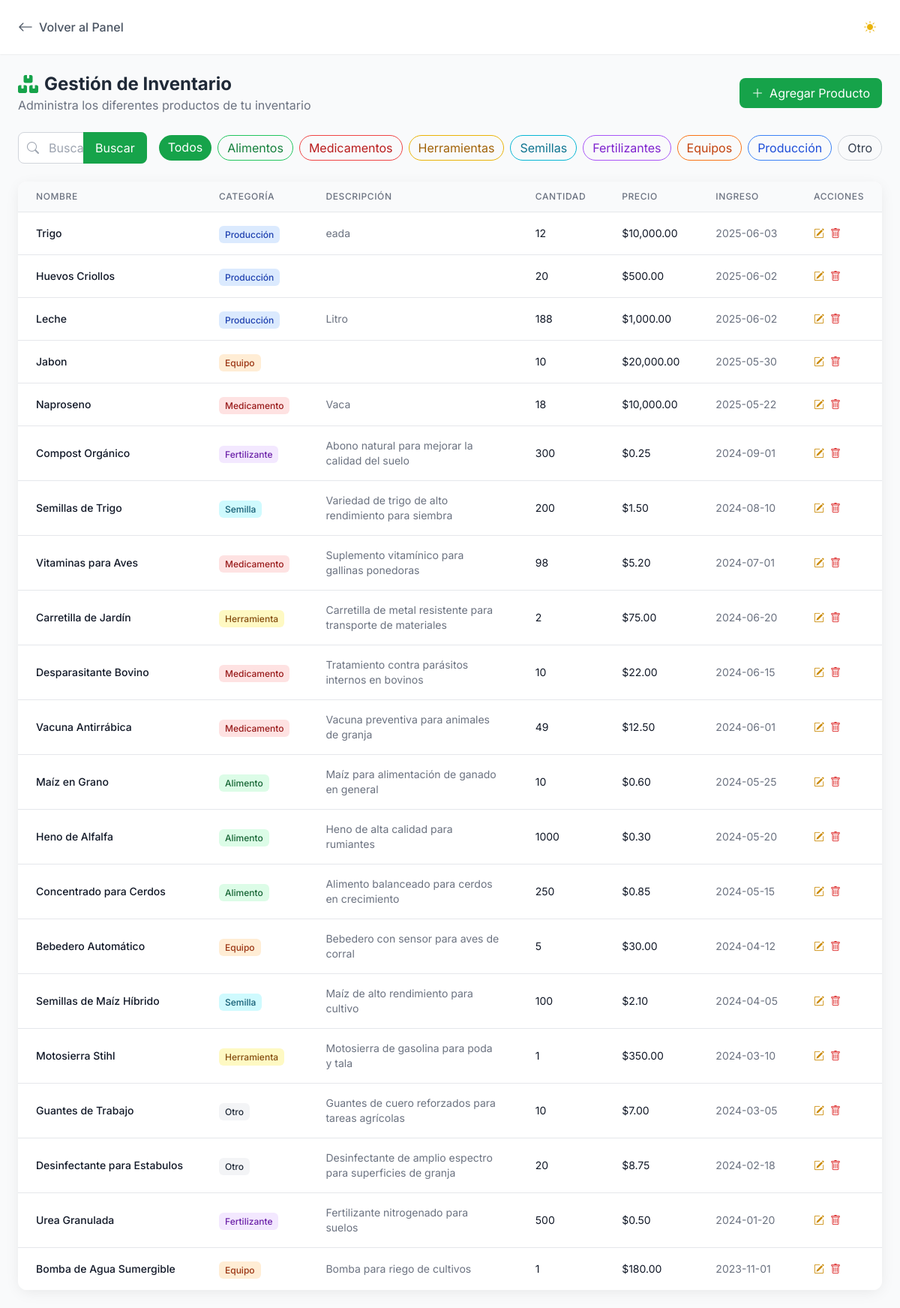
/modulos/inventario.php (signed in), run on the app's committed database.
### tables this page shows
CREATE TABLE `inventario` (
  `id` int(11) NOT NULL,
  `tipo` enum('alimento','medicamento','herramienta','semilla','fertilizante','equipo','produccion','otro') NOT NULL,
  `nombre` varchar(100) DEFAULT NULL,
  `cantidad` int(11) DEFAULT NULL,
  `unidad` varchar(50) DEFAULT NULL,
  `fecha_vencimiento` date DEFAULT NULL,
  `descripcion` text DEFAULT NULL,
  `fecha_ingreso` date NOT NULL,
  `precio` decimal(10,2) NOT NULL
);

### modulos/inventario.php (the view, shortened to what this page needs)
<?php
include '../db.php';
$tipo_filtro = isset($_GET['tipo']) ? $_GET['tipo'] : null;
$buscar_termino = isset($_GET['buscar']) ? $_GET['buscar'] : null;
$sql = "SELECT * FROM inventario";
$params = [];
$sql .= " ORDER BY fecha_ingreso DESC";
try {
    $stmt = $conn->prepare($sql);
    $stmt->execute($params);
    $productos = $stmt->fetchAll(PDO::FETCH_ASSOC);
} catch (PDOException $e) {
    $productos = [];
    error_log("Error de base de datos en inventario.php: " . $e->getMessage());
}
function getNombreCategoria($tipo)
{
    $nombres = [
        'alimento' => 'Alimento',
        'medicamento' => 'Medicamento',
        'herramienta' => 'Herramienta',
        'semilla' => 'Semilla',
        'fertilizante' => 'Fertilizante',
        'equipo' => 'Equipo',
        'produccion' => 'Producción',
        'otro' => 'Otro'
    ];
    return $nombres[$tipo] ?? $tipo;
}
?>
<!DOCTYPE html>
<html lang="es" class="h-full">
<head>
    <script src="https://cdn.tailwindcss.com"></script>
    <link rel="stylesheet" href="https://cdn.jsdelivr.net/npm/bootstrap-icons@1.11.3/font/bootstrap-icons.min.css">
    <link href="https://cdnjs.cloudflare.com/ajax/libs/font-awesome/6.0.0/css/all.min.css" rel="stylesheet">
</head>
<body x-data="appData()" class="h-full bg-gray-50 dark:bg-gray-900 font-sans text-gray-800 dark:text-gray-100 transition-colors duration-200">
    <div class="min-h-full">
        <header class="bg-white dark:bg-gray-800 shadow-sm sticky top-0 z-40">
            <div class="px-6 py-4 flex justify-between items-center">
                <div class="flex items-center space-x-4">
                    <a href="../dashboard.php" class="flex items-center text-gray-600 dark:text-gray-300 hover:text-primary-600 dark:hover:text-primary-400">
                        <i class="bi bi-arrow-left text-xl mr-2"></i>
                        <span class="font-medium">Volver al Panel</span>
                    </a>
                </div>
                <div class="flex items-center space-x-4">
                    <div class="hidden md:flex items-center space-x-4">
                        <div class="relative">
                            <button id="theme-toggle" class="p-2 rounded-full hover:bg-gray-100 dark:hover:bg-gray-700 focus:outline-none" @click="toggleTheme()">
                                <i class="bi bi-sun-fill text-yellow-500 dark:hidden"></i>
                            </button>
                        </div>
                    </div>
                </div>
            </div>
        </header>
        <main class="p-6">
            <div class="flex flex-col md:flex-row justify-between items-start md:items-center mb-6">
                <div>
                    <h1 class="text-2xl font-bold flex items-center">
                        <i class="fas fa-boxes text-primary-600 mr-2"></i> Gestión de Inventario
                    </h1>
                    <p class="text-gray-500 dark:text-gray-400">Administra los diferentes productos de tu inventario</p>
                </div>
                <div class="mt-4 md:mt-0 flex space-x-3">
                    <button @click="openModalAgregar = true" class="flex items-center justify-center px-4 py-2 bg-primary-600 hover:bg-primary-700 text-white rounded-lg transition-colors duration-200">
                        <i class="bi bi-plus-lg mr-2"></i>
                        Agregar Producto
                    </button>
                </div>
            </div>
            <div class="flex flex-col md:flex-row justify-between items-start md:items-center mb-6 space-y-4 md:space-y-0 md:space-x-4">
                <form action="inventario.php" method="GET" class="w-full md:w-auto flex-grow">
                    <div class="relative max-w-md">
                        <div class="absolute inset-y-0 left-0 pl-3 flex items-center pointer-events-none">
                        </div>
                        <input type="text" name="buscar" class="block w-full pl-10 pr-12 py-2 border border-gray-300 dark:border-gray-600 dark:bg-gray-700 rounded-lg focus:ring-primary-500 focus:border-primary-500" placeholder="Buscar por nombre o descripción" value="<?= htmlspecialchars($buscar_termino ?? '') ?>">
                        <div class="absolute inset-y-0 right-0 flex items-center">
                            <button type="submit" class="px-4 h-full bg-primary-600 text-white rounded-r-lg hover:bg-primary-700 focus:outline-none">
                                Buscar
                            </button>
                        </div>
                    </div>
                </form>
                <div class="flex space-x-2 overflow-x-auto pb-2 md:pb-0 flex-shrink-0">
                    <a href="inventario.php?<?= $buscar_termino ? 'buscar=' . htmlspecialchars($buscar_termino) . '&' : '' ?>tipo=todos" class="px-3 py-1 rounded-full transition-colors duration-200 <?= ($tipo_filtro === null || $tipo_filtro === 'todos') ? 'bg-primary-600 text-white' : 'border border-gray-300 dark:border-gray-600 text-gray-700 dark:text-gray-300 hover:bg-gray-100 dark:hover:bg-gray-700' ?>">Todos</a>
                    <a href="inventario.php?<?= $buscar_termino ? 'buscar=' . htmlspecialchars($buscar_termino) . '&' : '' ?>tipo=alimento" class="px-3 py-1 rounded-full transition-colors duration-200 <?= ($tipo_filtro === 'alimento') ? 'bg-green-600 text-white' : 'border border-green-500 text-green-700 hover:bg-green-50' ?>">Alimentos</a>
                    <a href="inventario.php?<?= $buscar_termino ? 'buscar=' . htmlspecialchars($buscar_termino) . '&' : '' ?>tipo=medicamento" class="px-3 py-1 rounded-full transition-colors duration-200 <?= ($tipo_filtro === 'medicamento') ? 'bg-red-600 text-white' : 'border border-red-500 text-red-700 hover:bg-red-50' ?>">Medicamentos</a>
                    <a href="inventario.php?<?= $buscar_termino ? 'buscar=' . htmlspecialchars($buscar_termino) . '&' : '' ?>tipo=herramienta" class="px-3 py-1 rounded-full transition-colors duration-200 <?= ($tipo_filtro === 'herramienta') ? 'bg-yellow-600 text-white' : 'border border-yellow-500 text-yellow-700 hover:bg-yellow-50' ?>">Herramientas</a>
                    <a href="inventario.php?<?= $buscar_termino ? 'buscar=' . htmlspecialchars($buscar_termino) . '&' : '' ?>tipo=semilla" class="px-3 py-1 rounded-full transition-colors duration-200 <?= ($tipo_filtro === 'semilla') ? 'bg-cyan-600 text-white' : 'border border-cyan-500 text-cyan-700 hover:bg-cyan-50' ?>">Semillas</a>
                    <a href="inventario.php?<?= $buscar_termino ? 'buscar=' . htmlspecialchars($buscar_termino) . '&' : '' ?>tipo=fertilizante" class="px-3 py-1 rounded-full transition-colors duration-200 <?= ($tipo_filtro === 'fertilizante') ? 'bg-purple-600 text-white' : 'border border-purple-500 text-purple-700 hover:bg-purple-50' ?>">Fertilizantes</a>
                    <a href="inventario.php?<?= $buscar_termino ? 'buscar=' . htmlspecialchars($buscar_termino) . '&' : '' ?>tipo=equipo" class="px-3 py-1 rounded-full transition-colors duration-200 <?= ($tipo_filtro === 'equipo') ? 'bg-orange-600 text-white' : 'border border-orange-500 text-orange-700 hover:bg-orange-50' ?>">Equipos</a>
                    <a href="inventario.php?<?= $buscar_termino ? 'buscar=' . htmlspecialchars($buscar_termino) . '&' : '' ?>tipo=produccion" class="px-3 py-1 rounded-full transition-colors duration-200 <?= ($tipo_filtro === 'produccion') ? 'bg-blue-600 text-white' : 'border border-blue-500 text-blue-700 hover:bg-blue-50' ?>">Producción</a>
                    <a href="inventario.php?<?= $buscar_termino ? 'buscar=' . htmlspecialchars($buscar_termino) . '&' : '' ?>tipo=otro" class="px-3 py-1 rounded-full transition-colors duration-200 <?= ($tipo_filtro === 'otro') ? 'bg-gray-600 text-white' : 'border border-gray-300 dark:border-gray-600 text-gray-700 dark:text-gray-300 hover:bg-gray-100 dark:hover:bg-gray-700' ?>">Otro</a>
                </div>
            </div>
            <div class="bg-white dark:bg-gray-800 rounded-xl shadow-soft overflow-hidden">
                <div class="overflow-x-auto">
                    <table class="min-w-full divide-y divide-gray-200 dark:divide-gray-700">
                        <thead class="bg-gray-50 dark:bg-gray-700">
                            <tr>
                                <th scope="col" class="px-6 py-3 text-left text-xs font-medium text-gray-500 dark:text-gray-300 uppercase tracking-wider">Nombre</th>
                                <th scope="col" class="px-6 py-3 text-left text-xs font-medium text-gray-500 dark:text-gray-300 uppercase tracking-wider">Categoría</th>
                                <th scope="col" class="px-6 py-3 text-left text-xs font-medium text-gray-500 dark:text-gray-300 uppercase tracking-wider">Descripción</th>
                                <th scope="col" class="px-6 py-3 text-left text-xs font-medium text-gray-500 dark:text-gray-300 uppercase tracking-wider">Cantidad</th>
                                <th scope="col" class="px-6 py-3 text-left text-xs font-medium text-gray-500 dark:text-gray-300 uppercase tracking-wider">Precio</th>
                                <th scope="col" class="px-6 py-3 text-left text-xs font-medium text-gray-500 dark:text-gray-300 uppercase tracking-wider">Ingreso</th>
                                <th scope="col" class="px-6 py-3 text-left text-xs font-medium text-gray-500 dark:text-gray-300 uppercase tracking-wider">Acciones</th>
                            </tr>
                        </thead>
                        <tbody class="bg-white dark:bg-gray-800 divide-y divide-gray-200 dark:divide-gray-700">
                            <?php if (empty($productos)): ?>
                                <tr>
                                    <td colspan="7" class="px-6 py-4 text-center text-gray-500 dark:text-gray-400">
                                        No se encontraron productos registrados
                                    </td>
                                </tr>
                            <?php else: ?>
                                <?php foreach ($productos as $producto): ?>
                                    <tr class="hover:bg-gray-50 dark:hover:bg-gray-700">
                                        <td class="px-6 py-4 whitespace-nowrap">
                                            <div class="text-sm font-medium text-gray-900 dark:text-white"><?= htmlspecialchars($producto['nombre']) ?></div>
                                        </td>
                                        <td class="px-6 py-4 whitespace-nowrap">
                                            <?php
                                            $badgeClasses = [
                                                'alimento' => 'bg-green-100 text-green-800',
                                                'medicamento' => 'bg-red-100 text-red-800',
                                                'herramienta' => 'bg-yellow-100 text-yellow-800',
                                                'semilla' => 'bg-cyan-100 text-cyan-800',
                                                'fertilizante' => 'bg-purple-100 text-purple-800',
                                                'equipo' => 'bg-orange-100 text-orange-800',
                                                'produccion' => 'bg-blue-100 text-blue-800',
                                                'otro' => 'bg-gray-100 text-gray-800'
                                            ];
                                            $badgeClass = $badgeClasses[$producto['tipo']] ?? 'bg-gray-100 text-gray-800';
                                            ?>
                                            <span class="category-badge <?= $badgeClass ?>">
                                                <?= getNombreCategoria($producto['tipo']) ?>
                                            </span>
                                        </td>
                                        <td class="px-6 py-4 whitespace-normal text-sm text-gray-500 dark:text-gray-400 max-w-xs"><?= htmlspecialchars($producto['descripcion']) ?></td>
                                        <td class="px-6 py-4 whitespace-nowrap">
                                            <div class="text-sm text-gray-900 dark:text-white"><?= htmlspecialchars($producto['cantidad']) ?></div>
                                        </td>
                                        <td class="px-6 py-4 whitespace-nowrap">
                                            <div class="text-sm text-gray-900 dark:text-white">$<?= number_format($producto['precio'], 2) ?></div>
                                        </td>
                                        <td class="px-6 py-4 whitespace-nowrap">
                                            <div class="text-sm text-gray-500 dark:text-gray-400"><?= htmlspecialchars($producto['fecha_ingreso']) ?></div>
                                        </td>
                                        <td class="px-6 py-4 whitespace-nowrap text-sm font-medium">
                                            <div class="flex space-x-2">
                                                <button type="button" @click="openModalEditar = true; productoParaEditar = JSON.parse('<?= htmlspecialchars(json_encode($producto), ENT_QUOTES, 'UTF-8') ?>'); inicializarFormularioEdicion();" class="text-yellow-600 dark:text-yellow-400 hover:text-yellow-900 dark:hover:text-yellow-500">
                                                    <i class="bi bi-pencil-square"></i>
                                                </button>
                                                <button type="button" @click="confirmDelete(<?= $producto['id'] ?>)" class="text-red-600 dark:text-red-400 hover:text-red-900 dark:hover:text-red-500">
                                                    <i class="bi bi-trash"></i>
                                                </button>
                                            </div>
                                        </td>
                                    </tr>
                                <?php endforeach; ?>
                            <?php endif; ?>
                        </tbody>
                    </table>
                </div>
            </div>
        </main>
    </div>
</body>
</html>

### modulos/inventario.php (style rules this page uses)
.category-badge { padding: 0.25rem 0.5rem; border-radius: 0.375rem; font-size: 0.75rem; font-weight: 500; }

### data on the page
inventario: nombre "Trigo", tipo "Producción", descripcion "eada", cantidad "12", precio "10,000.00", fecha_ingreso "2025-06-03"
inventario: nombre "Huevos Criollos", tipo "Producción", cantidad "20", precio "500.00", fecha_ingreso "2025-06-02"
inventario: nombre "Leche", tipo "Producción", descripcion "Litro", cantidad "188", precio "1,000.00", fecha_ingreso "2025-06-02"
inventario: nombre "Jabon", tipo "Equipo", cantidad "10", precio "20,000.00", fecha_ingreso "2025-05-30"
inventario: nombre "Naproseno", tipo "Medicamento", descripcion "Vaca", cantidad "18", precio "10,000.00", fecha_ingreso "2025-05-22"
inventario: nombre "Compost Orgánico", tipo "Fertilizante", descripcion "Abono natural para mejorar la calidad del suelo", cantidad "300", precio "0.25", fecha_ingreso "2024-09-01"
inventario: nombre "Semillas de Trigo", tipo "Semilla", descripcion "Variedad de trigo de alto rendimiento para siembra", cantidad "200", precio "1.50", fecha_ingreso "2024-08-10"
inventario: nombre "Vitaminas para Aves", tipo "Medicamento", descripcion "Suplemento vitamínico para gallinas ponedoras", cantidad "98", precio "5.20", fecha_ingreso "2024-07-01"
inventario: nombre "Carretilla de Jardín", tipo "Herramienta", descripcion "Carretilla de metal resistente para transporte de materiales", cantidad "2", precio "75.00", fecha_ingreso "2024-06-20"
inventario: nombre "Desparasitante Bovino", tipo "Medicamento", descripcion "Tratamiento contra parásitos internos en bovinos", cantidad "10", precio "22.00", fecha_ingreso "2024-06-15"
inventario: nombre "Vacuna Antirrábica", tipo "Medicamento", descripcion "Vacuna preventiva para animales de granja", cantidad "49", precio "12.50", fecha_ingreso "2024-06-01"
inventario: nombre "Maíz en Grano", tipo "Alimento", descripcion "Maíz para alimentación de ganado en general", cantidad "10", precio "0.60", fecha_ingreso "2024-05-25"
inventario: nombre "Heno de Alfalfa", tipo "Alimento", descripcion "Heno de alta calidad para rumiantes", cantidad "1000", precio "0.30", fecha_ingreso "2024-05-20"
inventario: nombre "Concentrado para Cerdos", tipo "Alimento", descripcion "Alimento balanceado para cerdos en crecimiento", cantidad "250", precio "0.85", fecha_ingreso "2024-05-15"
inventario: nombre "Bebedero Automático", tipo "Equipo", descripcion "Bebedero con sensor para aves de corral", cantidad "5", precio "30.00", fecha_ingreso "2024-04-12"
inventario: nombre "Semillas de Maíz Híbrido", tipo "Semilla", descripcion "Maíz de alto rendimiento para cultivo", cantidad "100", precio "2.10", fecha_ingreso "2024-04-05"
inventario: nombre "Motosierra Stihl", tipo "Herramienta", descripcion "Motosierra de gasolina para poda y tala", cantidad "1", precio "350.00", fecha_ingreso "2024-03-10"
inventario: nombre "Guantes de Trabajo", tipo "Otro", descripcion "Guantes de cuero reforzados para tareas agrícolas", cantidad "10", precio "7.00", fecha_ingreso "2024-03-05"
inventario: nombre "Desinfectante para Estabulos", tipo "Otro", descripcion "Desinfectante de amplio espectro para superficies de granja", cantidad "20", precio "8.75", fecha_ingreso "2024-02-18"
inventario: nombre "Urea Granulada", tipo "Fertilizante", descripcion "Fertilizante nitrogenado para suelos", cantidad "500", precio "0.50", fecha_ingreso "2024-01-20"
inventario: nombre "Bomba de Agua Sumergible", tipo "Equipo", descripcion "Bomba para riego de cultivos", cantidad "1", precio "180.00", fecha_ingreso "2023-11-01"
